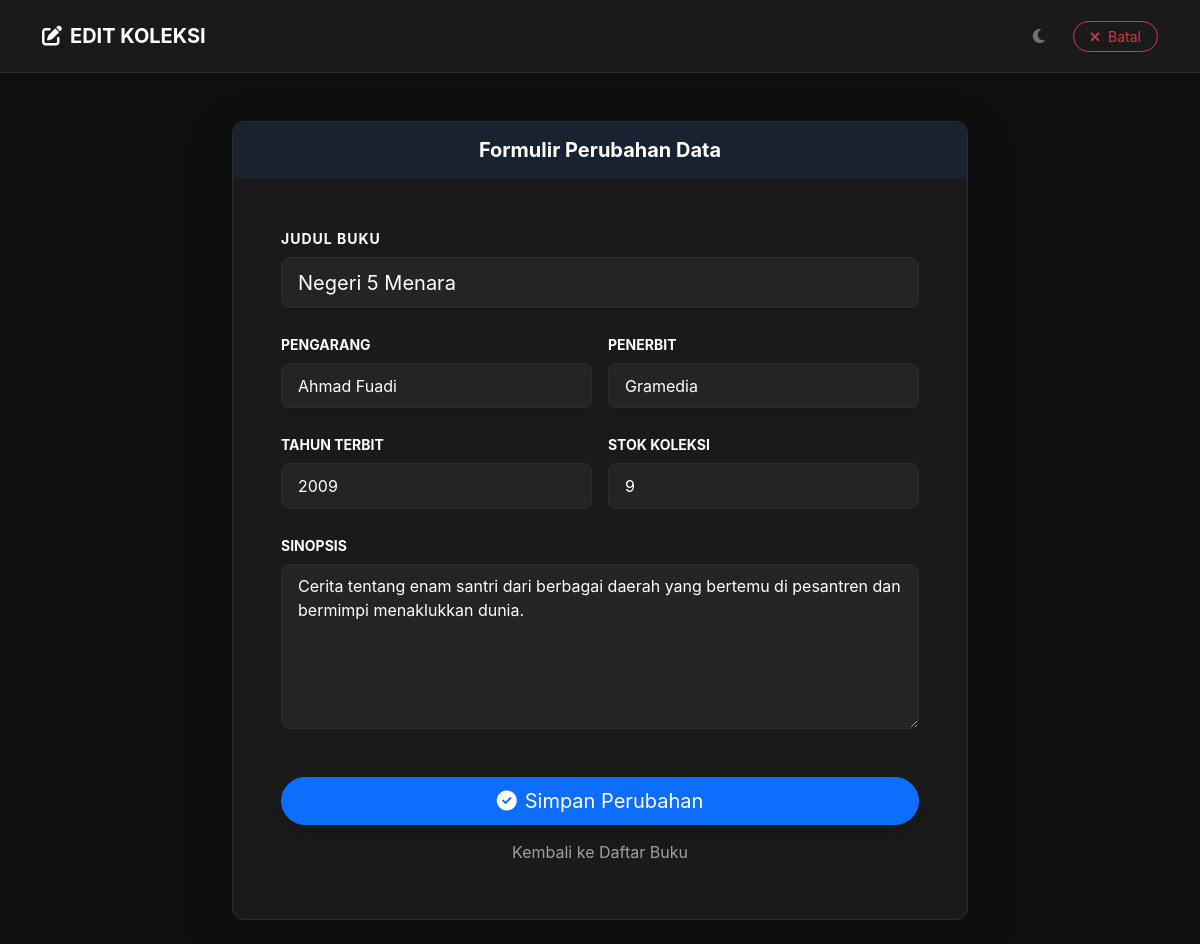
Screenshot of /admin/edit_buku.php?id=10 (signed in) with the database file from the repository.
### tables this page shows
CREATE TABLE `buku` (
  `id` int(11) NOT NULL,
  `judul` varchar(255) NOT NULL,
  `pengarang` varchar(255) NOT NULL,
  `penerbit` varchar(255) DEFAULT NULL,
  `tahun_terbit` year(4) DEFAULT NULL,
  `sinopsis` varchar(1500) NOT NULL,
  `isbn` varchar(50) DEFAULT NULL,
  `stok` int(11) DEFAULT 0
);

### admin/edit_buku.php (the view, shortened to what this page needs)
<?php
include "../config/koneksi.php";
$id = mysqli_real_escape_string($conn, $_GET['id']);
$query = mysqli_query($conn, "SELECT * FROM buku WHERE id='$id'");
$d = mysqli_fetch_assoc($query);
?>
<!DOCTYPE html>
<html lang="id">
<head>
    <link href="https://cdn.jsdelivr.net/npm/bootstrap@5.3.2/dist/css/bootstrap.min.css" rel="stylesheet">
    <link href="https://cdnjs.cloudflare.com/ajax/libs/font-awesome/6.4.2/css/all.min.css" rel="stylesheet">
    <link rel="stylesheet" href="../assets/style.css">
</head>
<body>
<nav class="navbar navbar-expand-lg shadow-sm mb-4">
    <div class="container">
        <span class="navbar-brand fw-bold text-primary"><i class="fas fa-edit me-2"></i>EDIT KOLEKSI</span>
        <div class="ms-auto d-flex align-items-center">
            <button id="theme-toggle" class="btn btn-outline-secondary border-0 rounded-circle me-3">
                <i id="theme-icon" class="fas fa-moon"></i>
            </button>
            <a href="buku.php" class="btn btn-outline-danger btn-sm rounded-pill px-3">
                <i class="fas fa-times me-1"></i> Batal
            </a>
        </div>
    </div>
</nav>
<div class="container py-4">
    <div class="row justify-content-center">
        <div class="col-lg-8">
            <div class="card border-0 shadow-lg overflow-hidden">
                <div class="card-header bg-primary bg-opacity-10 border-0 py-3">
                    <h5 class="mb-0 fw-bold text-primary text-center">Formulir Perubahan Data</h5>
                </div>
                <div class="card-body p-4 p-md-5">
                    <form method="POST">
                        <div class="mb-4">
                            <label class="form-label small fw-bold text-uppercase" style="letter-spacing: 1px;">Judul Buku</label>
                            <input name="judul" class="form-control form-control-lg shadow-sm"
                                   value="<?= htmlspecialchars($d['judul']) ?>" required>
                        </div>
                        <div class="row g-3 mb-4">
                            <div class="col-md-6">
                                <label class="form-label small fw-bold text-uppercase">Pengarang</label>
                                <input name="pengarang" class="form-control shadow-sm"
                                       value="<?= htmlspecialchars($d['pengarang']) ?>">
                            </div>
                            <div class="col-md-6">
                                <label class="form-label small fw-bold text-uppercase">Penerbit</label>
                                <input name="penerbit" class="form-control shadow-sm"
                                       value="<?= htmlspecialchars($d['penerbit']) ?>">
                            </div>
                        </div>
                        <div class="row g-3 mb-4">
                            <div class="col-6">
                                <label class="form-label small fw-bold text-uppercase">Tahun Terbit</label>
                                <input name="tahun" type="number" class="form-control shadow-sm"
                                       value="<?= $d['tahun_terbit'] ?>">
                            </div>
                            <div class="col-6">
                                <label class="form-label small fw-bold text-uppercase">Stok Koleksi</label>
                                <input name="stok" type="number" class="form-control shadow-sm"
                                       value="<?= $d['stok'] ?>">
                            </div>
                        </div>
                        <div class="mb-4">
                            <label class="form-label small fw-bold text-uppercase">Sinopsis</label>
                            <textarea name="sinopsis" rows="6" class="form-control shadow-sm"
                                      placeholder="Tulis ringkasan buku..."><?= htmlspecialchars($d['sinopsis']) ?></textarea>
                        </div>
                        <div class="d-grid gap-2 mt-5">
                            <button type="submit" name="update" class="btn btn-primary btn-lg rounded-pill shadow">
                                <i class="fas fa-check-circle me-2"></i>Simpan Perubahan
                            </button>
                            <a href="buku.php" class="btn btn-link text-secondary text-decoration-none">Kembali ke Daftar Buku</a>
                        </div>
                    </form>
                </div>
            </div>
        </div>
    </div>
</div>
</body>
</html>

### assets/style.css (style rules this page uses)
:root { --bg-body: #0f0f0f; --bg-card: #1a1a1a; --bg-input: #242424; --text-main: #ffffff; --text-muted: #a0a0a0; --border-color: #2d2d2d; --nav-bg: #1a1a1a; --primary-blue: #0d6efd; --accent-shadow: rgba(0, 0, 0, 0.5); }
body { background-color: var(--bg-body) !important; color: var(--text-main) !important; font-family: 'Inter', 'Segoe UI', Roboto, sans-serif; transition: background 0.4s cubic-bezier(0.4, 0, 0.2, 1), color 0.4s cubic-bezier(0.4, 0, 0.2, 1); margin: 0; overflow-x: hidden; }
h1, h2, h3, h4, h5, h6, .fw-bold { color: var(--text-main) !important; }
.card, .book-card, .stat-card, .bg-dark-card { background-color: var(--bg-card) !important; border: 1px solid var(--border-color) !important; color: var(--text-main) !important; border-radius: 12px; transition: transform 0.3s ease, box-shadow 0.3s ease, background 0.4s, border 0.4s; }
.navbar { background-color: var(--nav-bg) !important; border-bottom: 1px solid var(--border-color) !important; padding: 1rem 1.5rem; }
.form-control { background-color: var(--bg-input) !important; border: 1px solid var(--border-color) !important; color: var(--text-main) !important; border-radius: 8px; padding: 0.6rem 1rem; }
.form-control::placeholder { color: var(--text-muted); opacity: 0.7; }
.text-secondary { color: var(--text-muted) !important; }
#theme-toggle { cursor: pointer; transition: transform 0.3s ease; }

### rows the page displays
buku: judul "Negeri 5 Menara", pengarang "Ahmad Fuadi", penerbit "Gramedia", tahun "2009", stok "9", sinopsis "Cerita tentang enam santri dari berbagai daerah yang bertemu di pesantren dan bermimpi menaklukkan dunia."
